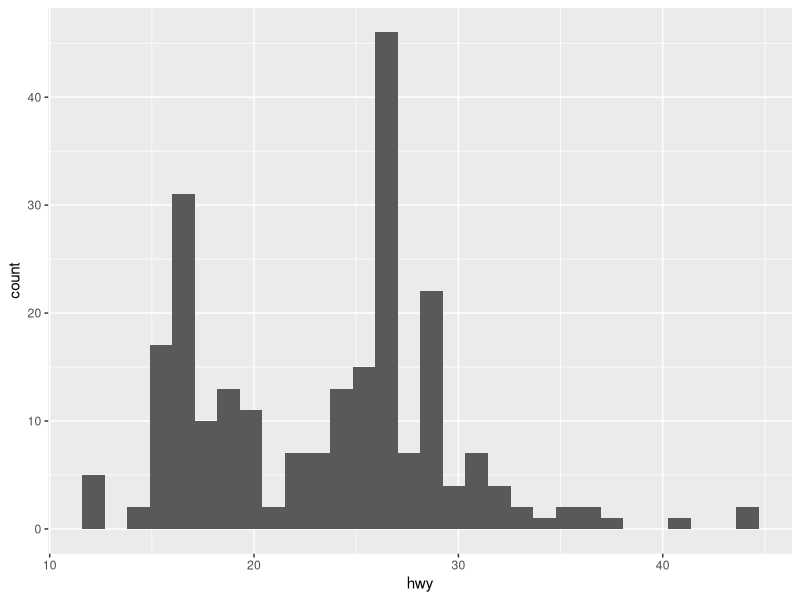
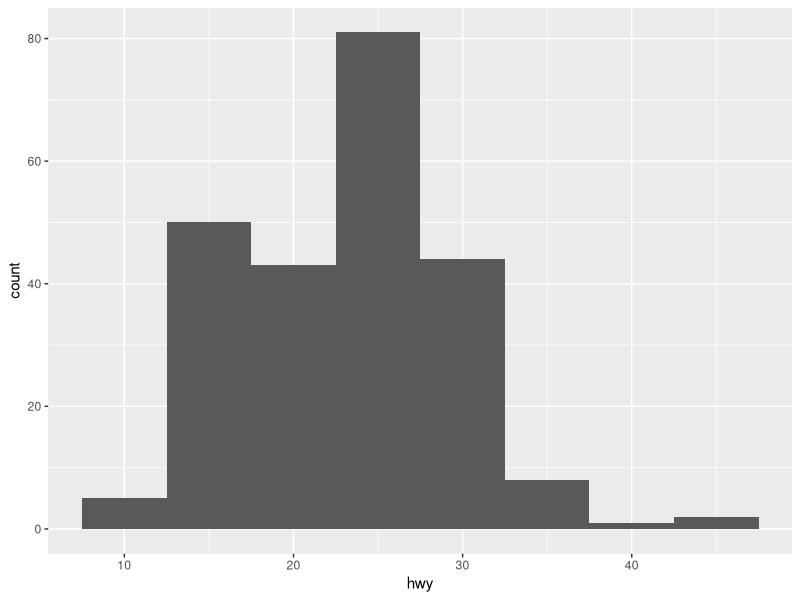
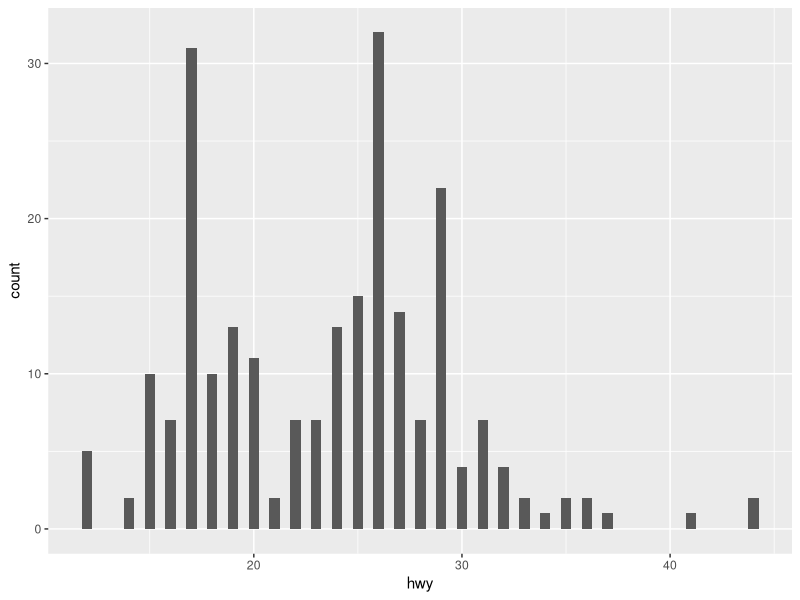
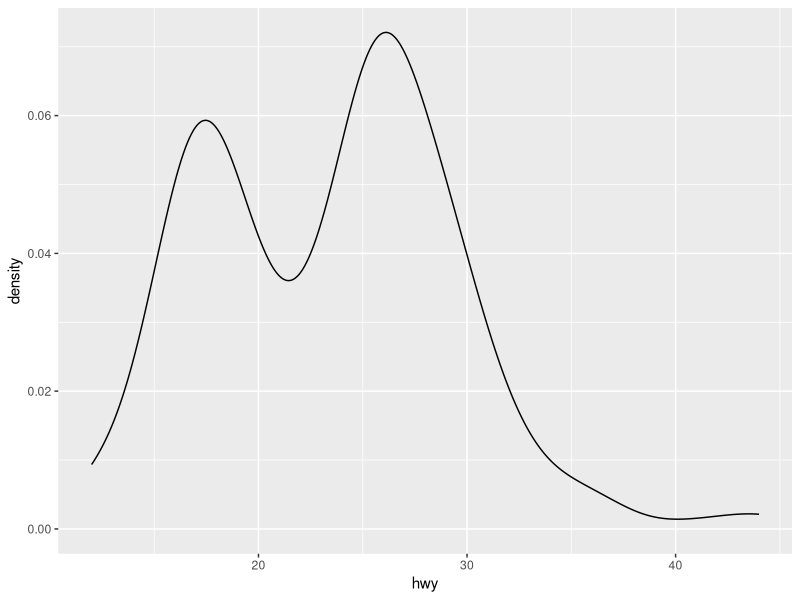
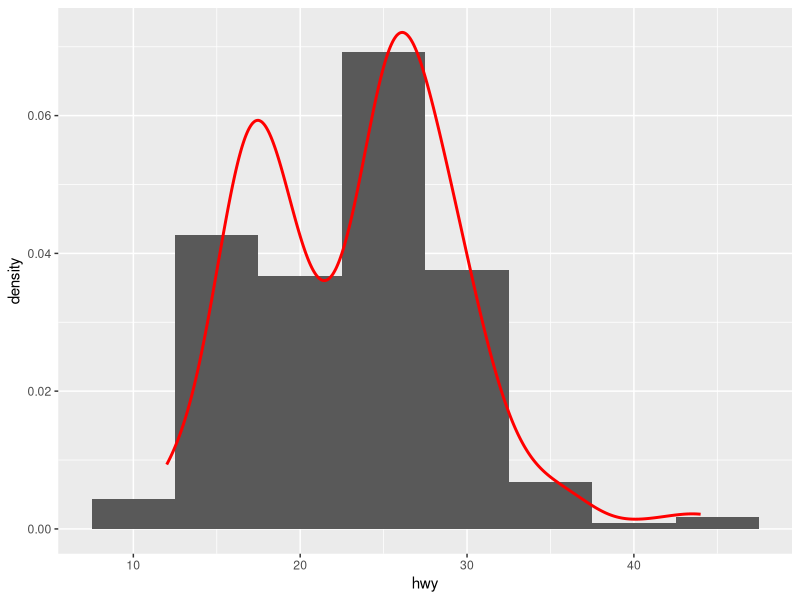
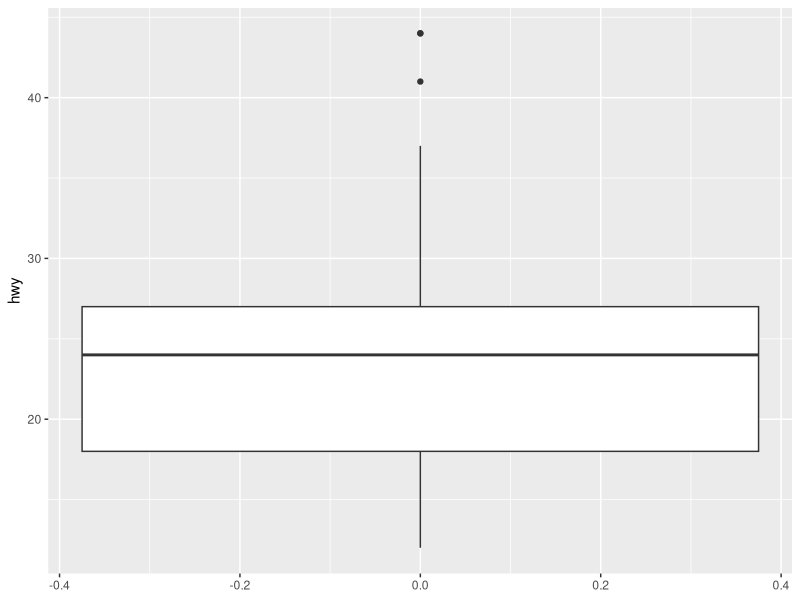
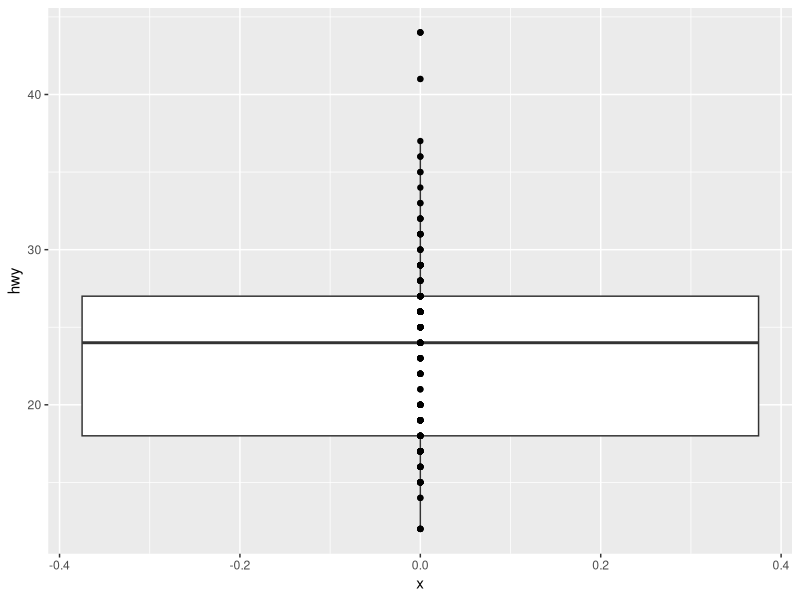
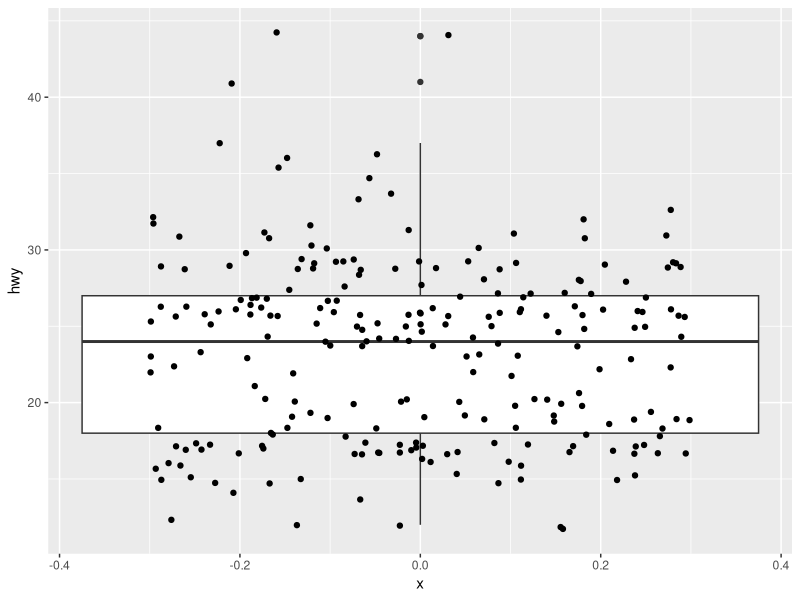

Write the R code that produced these figures, in order. (Note: this script raises an error after producing the figures.)
## ---- chunk 1
options(width = 65)
library(tidyverse)
knitr::opts_chunk$set(cache = TRUE)
## ---- chunk 2
mpg
## ---- chunk 3
summary(mpg)
## ---- chunk 4
table(mpg$drv)
## ---- chunk 5
summary(mpg$hwy)
ggplot(data = mpg) +
  geom_histogram(mapping = aes(x = hwy))
## ---- chunk 6
summary(mpg$hwy)
ggplot(data = mpg) +
  geom_histogram(mapping = aes(x = hwy), binwidth = 5)
## ---- chunk 7
summary(mpg$hwy)
ggplot(data = mpg) +
  geom_histogram(mapping = aes(x = hwy), binwidth = 0.5)
## ---- chunk 8
summary(mpg$hwy)
ggplot(data = mpg) +
  geom_density(mapping = aes(x = hwy))
## ---- chunk 9
ggplot(data = mpg) +
  geom_histogram(mapping = aes(x = hwy, y = stat(density)),
                 binwidth = 5) +
  geom_density(mapping = aes(x = hwy), col = "red", size = 1)
## ---- chunk 10
summary(mpg$hwy)
ggplot(data = mpg) +
  geom_boxplot(mapping = aes(y = hwy))
## ---- chunk 11
ggplot(data = mpg, mapping = aes(y = hwy, x = 0)) +
  geom_boxplot() +
  geom_point()
## ---- chunk 12
ggplot(data = mpg, mapping = aes(y = hwy, x = 0)) +
  geom_boxplot() +
  geom_jitter(width = 0.3)
## ---- chunk 13
ggplot(data = mpg) +
  geom_bar(mapping = aes(x = class))
## ---- chunk 14
ggplot(data = mpg) +
  geom_point(mapping = aes(x = displ, y = hwy))
## ---- chunk 15
ggplot(data = mpg, mapping = aes(x = displ, y = hwy)) +
  geom_point() +
  geom_smooth()
## ---- chunk 16
ggplot(data = mpg, mapping = aes(x = displ, y = hwy)) +
  geom_point() +
  geom_smooth(se = FALSE)
## ---- chunk 17
ggplot(data = mpg, mapping = aes(x = displ, y = hwy)) +
  geom_point() +
  geom_smooth(se = FALSE, method = "lm")
## ---- chunk 18
ggplot(data = mpg) +
  geom_boxplot(mapping = aes(y = hwy, x = class)) +
  labs(y = "Highway miles per gallon", x = "Vehicle type")
## ---- chunk 19
ggplot(data = mpg, mapping = aes(x = displ, y = hwy)) +
  geom_point() +
  geom_smooth(se = FALSE, method = "lm") +
  facet_wrap(~ class, nrow = 2)
## ---- chunk 20
ggplot(data = mpg, mapping = aes(x = displ, y = hwy, col = class)) +
  geom_point()
## ---- chunk 21
ggplot(data = mpg, mapping = aes(x = displ, y = hwy, col = class)) +
  geom_point() +
  geom_smooth(se = FALSE, method = "lm")
## ---- chunk 22
table(mpg$class, mpg$cyl)
## ---- chunk 23
ggplot(data = mpg) +
  geom_count(mapping = aes(x = class, y = cyl))
## ---- chunk 24
dat <- reshape2::melt(table(mpg$class, mpg$cyl),
                      var = c("class", "cyl"))
ggplot(data = dat) +
  geom_tile(mapping = aes(x = class, y = cyl, fill = value)) +
  scale_fill_gradient(low = "white", high = "blue")
## ---- chunk 25
titanic
## ---- chunk 26
titanic[, c("Ticket", "Fare", "Cabin", "Embarked")]
## ---- chunk 27
unlist(lapply(titanic, class))
## ---- chunk 28
table(titanic$Survived)

# Convert to factor (i.e. categorical variables)
titanic$Survived <- factor(titanic$Survived)
levels(titanic$Survived) <- c("No", "Yes")
table(titanic$Survived)
## ---- chunk 29
ggplot(titanic, aes(x = Survived)) +
  geom_bar()
## ---- chunk 30
ggplot(titanic, aes(x = Survived, fill = Survived)) +
  geom_bar()
## ---- chunk 31
ggplot(titanic, aes(x = Survived, fill = Survived)) +
  geom_bar() +
  geom_text(aes(label = ..count..), stat = "count", vjust = -0.5) +
  scale_y_continuous(limits = c(0, 600)) +
  theme_bw() +
  theme(legend.position = "none")
## ---- chunk 32
ggplot(titanic, aes(x = Survived, fill = Survived,
                    y = ..count.. / sum(..count..))) +
  geom_bar() +
  geom_text(aes(label = scales::percent(..count.. / sum(..count..))), 
            stat = "count", vjust = -0.5) +
  scale_y_continuous(labels = scales::percent, name = "Proportion", 
                     limits = c(0, 0.7)) +
  theme_bw() +
  theme(legend.position = "none")
## ---- chunk 33
table(titanic$Pclass)

# Convert to factor (i.e. categorical variables)
titanic$Pclass <- factor(titanic$Pclass)
levels(titanic$Pclass) <- c("First", "Second", "Third")
table(titanic$Pclass)

# Proportions
table(titanic$Pclass) / length(titanic$Pclass)
## ---- chunk 34
ggplot(titanic, aes(x = Pclass, fill = Pclass)) +
  geom_bar() +
  labs(x = "Passenger class", y = "Count") +
  theme_bw() +
  theme(legend.position = "none")
## ---- chunk 35
ggplot(titanic, aes(x = Pclass, y = 0)) +
  geom_count() +
  labs(x = "Passenger class") +
  theme_bw() +
  theme(legend.position = "none", axis.text.y = element_blank(),
        axis.title.y = element_blank())
## ---- chunk 36
table(titanic$Survived, titanic$Pclass)

df <- reshape2::melt(table(titanic$Survived, titanic$Pclass),
                     var = c("Survived", "Pclass"))
df$prop <- df$value / nrow(titanic)  # Calculate proportions
df
## ---- chunk 37
ggplot(df, aes(x = Pclass, y = value, fill = Survived)) +
  geom_bar(stat = "identity", position = "dodge")
## ---- chunk 38
ggplot(df, aes(x = Pclass, y = prop, fill = Survived)) +
  geom_bar(stat = "identity", position = "fill") +
  geom_text(aes(label = scales::percent(prop)), 
            position = position_fill(vjust = 0.5)) +
  scale_y_continuous(labels = scales::percent) +
  labs(x = "Passenger class", y = "Proportion") +
  theme_bw()
## ---- chunk 39
ggplot(titanic, aes(x = Age, y = stat(density))) +
  geom_histogram() +
  geom_line(stat = "density", col = "blue", size = 1)
## ---- chunk 40
ggplot(titanic, aes(x = Age, y = stat(density), group = Survived, 
                    fill = Survived)) +
  geom_histogram() 

## ---- chunk 41
ggplot(titanic, aes(x = Age, y = stat(density), group = Survived, 
                    col = Survived, fill = Survived)) +
  geom_line(stat = "density", size = 1)
## ---- chunk 42
ggplot(titanic, aes(x = Age, y = stat(density), group = Survived, 
                    fill = Survived)) +
  geom_histogram() + 
  geom_line(stat = "density", size = 1) +
  facet_grid(Survived ~ .) +
  theme(legend.position = "none")
